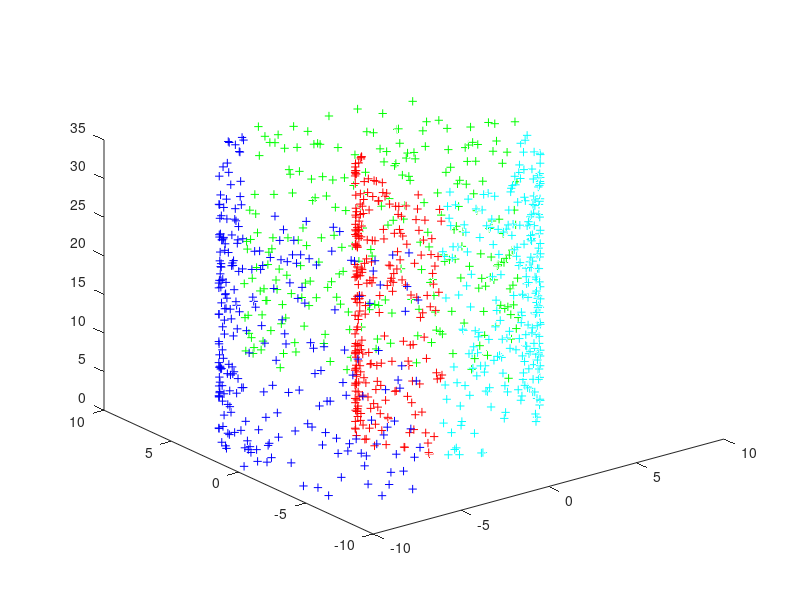

Write the MATLAB code that produced this figure.
N = 1000;

r=linspace(0,1,N);

t = (3*pi/2)*(0.5+1.7*r);
x1 = t.*cos(t);
y1 = t.*sin(t);
z1 = 35*rand(1,N);

figure(1);
plot3(x1(1:250), y1(1:250), z1(1:250),'+r',x1(251:500), y1(251:500), z1(251:500),'+c',x1(501:750), y1(501:750), z1(501:750),'+g',x1(751:1000), y1(751:1000), z1(751:1000),'+b');

D = [x1; y1; z1];
dlmwrite('swiss_roll.txt',D',"delimiter","  ");

pause

